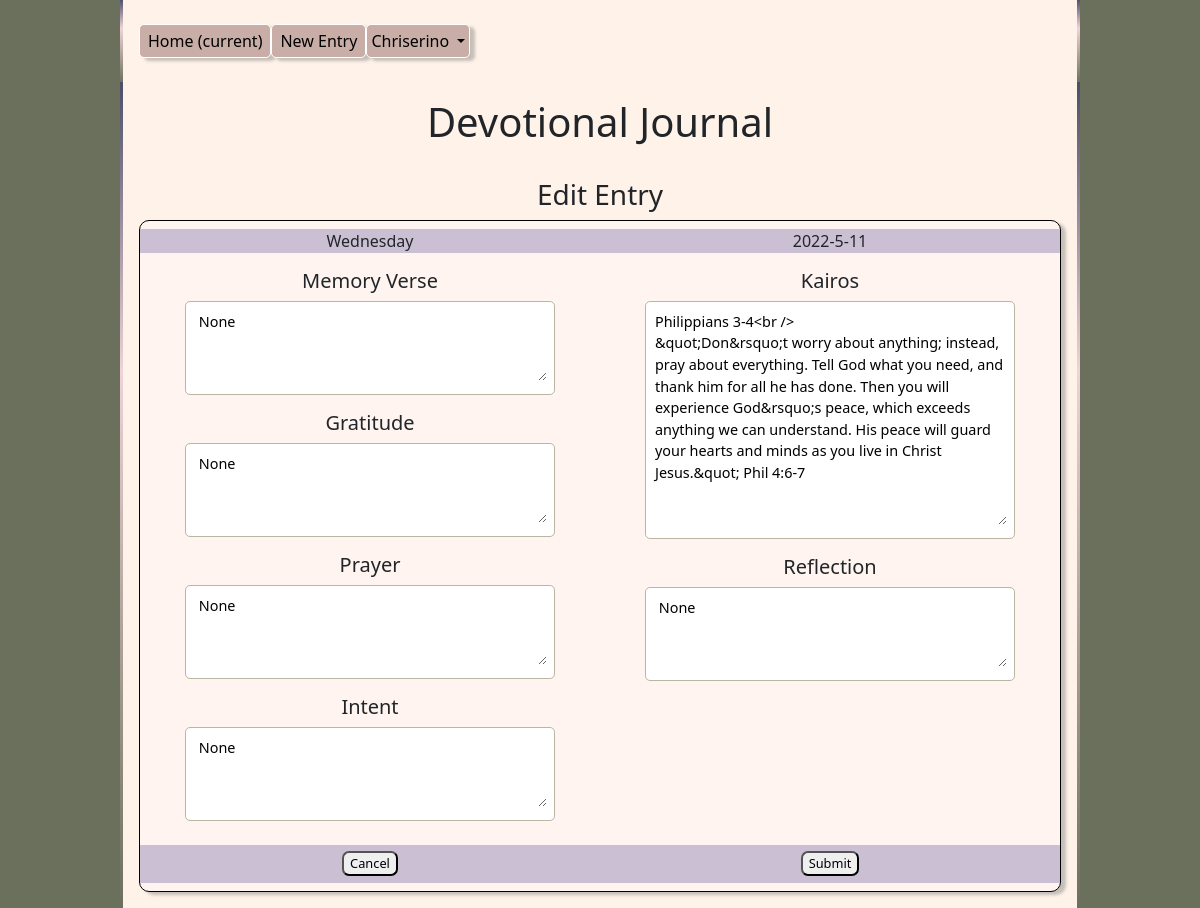
The app's page /edit.php?day=2021-08-08 (signed in) with its own data.
### tables this page shows
CREATE TABLE `day` (
  `username` varchar(20) NOT NULL,
  `Today` date NOT NULL,
  `Day` text NOT NULL,
  `MemoryVerse` text DEFAULT NULL,
  `Gratitude` text DEFAULT NULL,
  `Prayer` text DEFAULT NULL,
  `Intent` text DEFAULT NULL,
  `Kairos` text NOT NULL,
  `Reflection` text DEFAULT NULL
);

### edit.php (the view, shortened to what this page needs)
<?php
$day = $_GET['day'];
function editMemVerse($day)
{
    $link = connect();
    $username = $_SESSION["username"];
    $query = "SELECT MemoryVerse FROM day WHERE Today = '$day' AND day.username='$username'";
    $result = $link->query($query);
    $row = $result->fetch_row();
    if ($row[0] != null) {
        echo htmlentities($row[0]);
    } else {
        echo " None ";
    }
}
function editGratitude($day)
{
    $link = connect();
    $username = $_SESSION["username"];
    $query = "SELECT Gratitude FROM day WHERE Today = '$day' AND day.username = '$username'";
    $result = $link->query($query);
    $row = $result->fetch_row();
    if ($row[0] != null) {
        echo htmlentities($row[0]);
    } else {
        echo " None ";
    }
}
function editPrayer($day)
{
    $link = connect();
    $username = $_SESSION["username"];
    $query = "SELECT Prayer FROM day WHERE Today = '$day' AND day.username = '$username'";
    $result = $link->query($query);
    $row = $result->fetch_row();
    if ($row[0] != null) {
        echo htmlentities($row[0]);
    } else {
        echo " None ";
    }
}
function editIntent($day)
{
    $link = connect();
    $username = $_SESSION["username"];
    $query = "SELECT Intent FROM day WHERE Today = '$day' AND day.username = '$username'";
    $result = $link->query($query);
    $row = $result->fetch_row();
    if ($row[0] != null) {
        echo htmlentities($row[0]);
    } else {
        echo " None ";
    }
}
function editKairos($day)
{
    $link = connect();
    $username = $_SESSION["username"];
    $query = "SELECT Kairos FROM day WHERE Today = '$day' AND day.username = '$username'";
    $result = $link->query($query);
    $row = $result->fetch_row();
    if ($row[0] != null) {
        echo htmlentities($row[0]);
    } else {
        echo " None ";
    }
}
function editReflection($day)
{
    $link = connect();
    $username = $_SESSION["username"];
    $query = "SELECT Reflection FROM day WHERE Today = '$day' AND day.username = '$username'";
    $result = $link->query($query);
    $row = $result->fetch_row();
    if ($row[0] != null) {
        echo htmlentities($row[0]);
    } else {
        echo " None ";
    }
}
?>
<!DOCTYPE html>
<html lang="en">
<head>
    <link rel="stylesheet" href="https://stackpath.bootstrapcdn.com/bootstrap/5.0.0-alpha1/css/bootstrap.min.css">
    <link rel="stylesheet" href="css/main.css">
</head>
<body>
    <div class="container">
        <nav class="navbar navbar-expand-lg navbar-devo">
            <div class="collapse navbar-collapse" id="navbarNav">
                <ul class="navbar-nav mr-auto">
                    <li class="nav-item active">
                        <a class="nav-link devo" href="index.php">Home <span class="sr-only">(current)</span></a>
                    </li>
                    <li class="nav-item">
                        <a class="nav-link devo" href="entry.php">New Entry</a>
                    </li>
                </ul>
                <div class="nav-item dropdown">
                    <a class="nav-link dropdown-toggle devo" href="#" id="navbarDropdown" role="button" data-toggle="dropdown" aria-haspopup="true" aria-expanded="false">
                        <?php echo htmlspecialchars($_SESSION["username"]);
                        ?>
                    </a>
                </div>
            </div>
        </nav>
    </div>
    <div class="container">
        <h1>Devotional Journal</h1>
        <section class="history">
            <h3>Edit Entry</h3>
            <form class="entry" action="db.edit.php">
                <div class="entry-banner">
                    <div class="entry-col" data-day="" id="currentday"></div>
                    <div class="entry-col" data-date="" id="currentdate"></div>
                </div>
                <div class="entry-row">
                    <div class='entry-col'>
                        <article class='daily'>
                            <h5><label for="memoryverse">Memory Verse</label></h5>
                            <div class='txt-lft' for="memoryverse">
                                <textarea name="memoryverse" id="memoryverse" class="input-txt-m"><?php editMemVerse($day); ?></textarea>
                            </div></label>
                        </article>
                        <article class='daily'>
                            <h5><label for="gratitude">Gratitude</label></h5>
                            <div class='txt-lft'>
                                <textarea name="gratitude" id="gratitude" class="input-txt-m"><?php editGratitude($day); ?></textarea>
                            </div>
                        </article>
                        <article class='daily'>
                            <h5>Prayer</h5>
                            <div class='txt-lft'>
                                <textarea name="prayer" id="prayer" class="input-txt-m"><?php editPrayer($day); ?></textarea>
                            </div>
                        </article>
                        <article class='daily'>
                            <h5>Intent</h5>
                            <div class='txt-lft'>
                                <textarea name="intent" id="intent" class="input-txt-m"><?php editIntent($day); ?></textarea>
                            </div>
                        </article>
                    </div>
                    <div class='entry-col'>
                        <article class='daily'>
                            <h5>Kairos</h5>
                            <div class='txt-lft'>
                                <textarea name="kairos" id="kairos" class="input-txt-lrg"><?php editKairos($day); ?></textarea>
                            </div>
                        </article>
                        <article class='daily'>
                            <h5>Reflection</h5>
                            <div class='txt-lft'>
                                <textarea name="reflection" id="reflection" class="input-txt-m"><?php editReflection($day); ?></textarea>
                            </div>
                        </article>
                        <article class='daily'>
                        </article>
                    </div>
                </div>
                <div class="entry-banner">
                    <div class="entry-col"><button type="button" class="btn-journal" onclick="<?php echo "location.href='day.php?day=$day'" ?>">Cancel</button></div>
                    <div class="entry-col"><button type="submit" class="btn-journal">Submit</button></div>
                </div>
                <div class="spacer"></div>
            </form>
        </section>
    </div>
</body>
</html>

### css/main.css (style rules this page uses)
.navbar-devo { background-color: rgb(255, 242, 232); }
body { width: 80%; margin: auto; background-color: #6b705c; }
.devo { text-decoration: none; border: 1px solid white; border-radius: 5px; padding: 0.25em; color: black; background-color: #c9ada7; box-shadow: 5px 3px 3px rgba(141, 141, 141, 0.5); }
.container { background-color: rgb(255, 242, 232); padding: 1rem; border-left-width: 3px; border-right-width: 3px; border-top-width: 0; border-bottom-width: 0; border-style: solid; border-image: linear-gradient(to bottom, #4a4e69 0%, #efd3d7 35%, #6b705c 100%) 1 100; padding-bottom: 1em; text-align: center; margin: auto; }
form { margin-block-end: 0; }
section { margin-top: 1em; padding-top: 1em; }
.entry { padding: 0; text-align: center; background-color: #fff4ef; border: 1px solid black; border-top-left-radius: 10px; border-top-right-radius: 10px; border-bottom-left-radius: 10px; border-bottom-right-radius: 10px; box-shadow: 5px 3px 3px rgba(141, 141, 141, 0.5); }
.entry-row { display: flex; padding: 0; }
.entry-banner { display: flex; margin-top: 0.5em; width: 100%; height: fit-content; min-height: 1.5em; background-color: #cbc0d3; }
.entry-col { flex: 1; width: 50%; }
.daily { min-height: 5em; margin: 1em; }
.txt-lft { margin: 0 2em 0 2em; padding: 0.5em; text-align: left; border: 1px solid #b7b7a4; background-color: white; border-radius: 5px; font-size: 0.90em; }
.input-txt-lrg { width: 100%; height: 15em; border: none; border-radius: 5px; margin: 0; }
.input-txt-m { width: 100%; height: 5em; border: none; border-radius: 5px; margin: 0; }
.btn-journal { border-radius: 7px; margin-top: 0.5em; margin-bottom: 0.5em; font-size: 0.8em; }
.spacer { min-height: 0.5em; }

### records on screen
day: memoryverse "None", gratitude "None", prayer "None", intent "None", kairos "Philippians 3-4<br /> &quot;Don&rsquo;t worry about anything; instead, pray about everything. Tell God what you need, and thank him for all he has done. Then you will experience God&rsquo;s peace, which exceeds anything we can understand. His peace will guard your hearts and minds as you live in Christ Jesus.&quot; Phil 4:6-7", reflection "None"

### other values on screen
$_SESSION["username"] "Chriserino"
